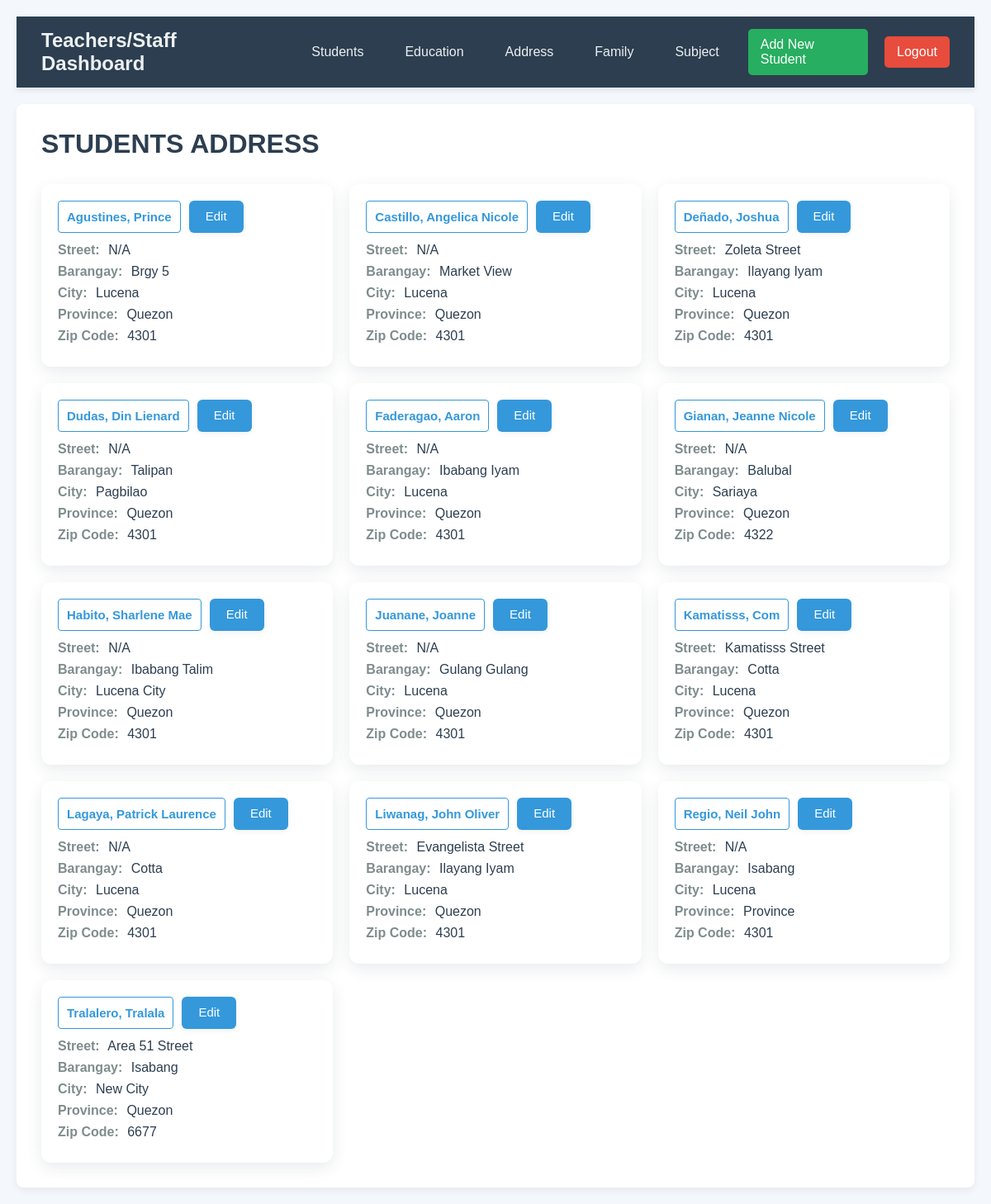
The page /address/ (signed in) on the database its author committed.
### online_enrollment/models.py (models this page shows, shortened)
class Adress(models.Model):
    student = models.ForeignKey(
        StudentInformation,
        on_delete=models.CASCADE,
        null=True,  # allow NULL in DB
        blank=True  # allow empty in forms
        )
    street = models.CharField(max_length=100)
    barangay = models.CharField(max_length=100)
    city = models.CharField(max_length=100)
    provice = models.CharField(max_length=100)
    zipcode = models.IntegerField()
    class Meta:
        ordering = ['student']

class StudentInformation(models.Model):
    first_name = models.CharField(max_length=100)
    last_name = models.CharField(max_length=100)
    email = models.EmailField(max_length=100)
    student_id = models.IntegerField()
    gender = models.CharField(
        max_length=10,
        choices=[('Male', 'Male'), ('Female', 'Female'), ('Other', 'Other')],
        default=''
    )
    def __str__(self): # for showing names in the database
        return f"{self.last_name}, {self.first_name}"
    class Meta: # for making the data sorted alphabetically
        ordering = ["last_name"]

### online_enrollment/views.py (the view)
# urls.py: path('address/', views.address, name='address'),
@login_required(login_url='login_user')
def address(request):
    address = Adress.objects.all()
    return render(request, 'address.html', {'address':address})

### online_enrollment/templates/address.html (shortened to what this page needs)
{% extends "layout.html" %}
{% block content %}
<div class="page-header">
    <h1 class="section-header">STUDENTS ADDRESS</h1>
</div>
<div class="students-grid">
    {% for x in address %}
    <div class="student-card">
        <div class="card-header">
            <div class="card-actions">
                <span class="student-badge">{{ x.student }}</span>
                <a href="{% url 'edit_address' x.id %}" class="btn btn-primary">Edit</a>
            </div>
        </div>
        <div class="info-row">
            <span class="info-label">Street:</span>
            <span class="info-value">{{ x.street }}</span>
        </div>
        <div class="info-row">
            <span class="info-label">Barangay:</span>
            <span class="info-value">{{ x.barangay }}</span>
        </div>
        <div class="info-row">
            <span class="info-label">City:</span>
            <span class="info-value">{{ x.city }}</span>
        </div>
        <div class="info-row">
            <span class="info-label">Province:</span>
            <span class="info-value">{{ x.provice }}</span>
        </div>
        <div class="info-row">
            <span class="info-label">Zip Code:</span>
            <span class="info-value">{{ x.zipcode }}</span>
        </div>
    </div>
    {% endfor %}
</div>
{% endblock %}

### online_enrollment/static/css/styles.css (style rules this page uses)
* { margin: 0; padding: 0; box-sizing: border-box; }
body { font-family: 'Arial', sans-serif; background-color: #f4f7fc; color: #333; padding: 20px; }
.page-header { margin-bottom:30px; }
.page-header h1 { font-size:32px; color:#2c3e50; }
.section-header { font-size: 18px; margin-bottom: 20px; color: #2c3e50; }
.students-grid { display:grid; grid-template-columns: repeat(auto-fill, minmax(300px, 1fr)); gap:20px; margin-top:20px; }
.student-card { background:#fff; padding:20px; border-radius:12px; box-shadow:0 6px 18px rgba(44,62,80,0.10); transition: transform .18s, box-shadow .18s; }
.card-header { display:flex; justify-content:space-between; align-items:center; margin-bottom:12px; }
.card-actions { display: flex; gap: 10px; }
.student-badge { background: none; color: #3498db; border: 1px solid #3498db; padding: 10px 10px; border-radius: 4px; font-weight: 600; font-size: 15px; }
.btn { padding: 10px 20px; border-radius: 6px; font-size: 15px; font-weight:500; cursor: pointer; box-shadow: 0 2px 6px rgba(44,62,80,0.07); transition: background .18s, transform .06s; text-decoration: none; display:inline-block; border: none; }
.btn-primary { background-color: #3498db; color: white; }
.info-row { margin-bottom:8px; }
.info-label { font-weight:700; color:#7f8c8d; margin-right:6px; }
.info-value { color:#2c3e50; }

### rows shown on the page
Adress: student "Agustines, Prince", street "N/A", barangay "Brgy 5", city "Lucena", provice "Quezon", zipcode "4301"
Adress: student "Castillo, Angelica Nicole", street "N/A", barangay "Market View", city "Lucena", provice "Quezon", zipcode "4301"
Adress: student "Deñado, Joshua", street "Zoleta Street", barangay "Ilayang Iyam", city "Lucena", provice "Quezon", zipcode "4301"
Adress: student "Dudas, Din Lienard", street "N/A", barangay "Talipan", city "Pagbilao", provice "Quezon", zipcode "4301"
Adress: student "Faderagao, Aaron", street "N/A", barangay "Ibabang Iyam", city "Lucena", provice "Quezon", zipcode "4301"
Adress: student "Gianan, Jeanne Nicole", street "N/A", barangay "Balubal", city "Sariaya", provice "Quezon", zipcode "4322"
Adress: student "Habito, Sharlene Mae", street "N/A", barangay "Ibabang Talim", city "Lucena City", provice "Quezon", zipcode "4301"
Adress: student "Juanane, Joanne", street "N/A", barangay "Gulang Gulang", city "Lucena", provice "Quezon", zipcode "4301"
Adress: student "Kamatisss, Com", street "Kamatisss Street", barangay "Cotta", city "Lucena", provice "Quezon", zipcode "4301"
Adress: student "Lagaya, Patrick Laurence", street "N/A", barangay "Cotta", city "Lucena", provice "Quezon", zipcode "4301"
Adress: student "Liwanag, John Oliver", street "Evangelista Street", barangay "Ilayang Iyam", city "Lucena", provice "Quezon", zipcode "4301"
Adress: student "Regio, Neil John", street "N/A", barangay "Isabang", city "Lucena", provice "Province", zipcode "4301"
Adress: student "Tralalero, Tralala", street "Area 51 Street", barangay "Isabang", city "New City", provice "Quezon", zipcode "6677"
